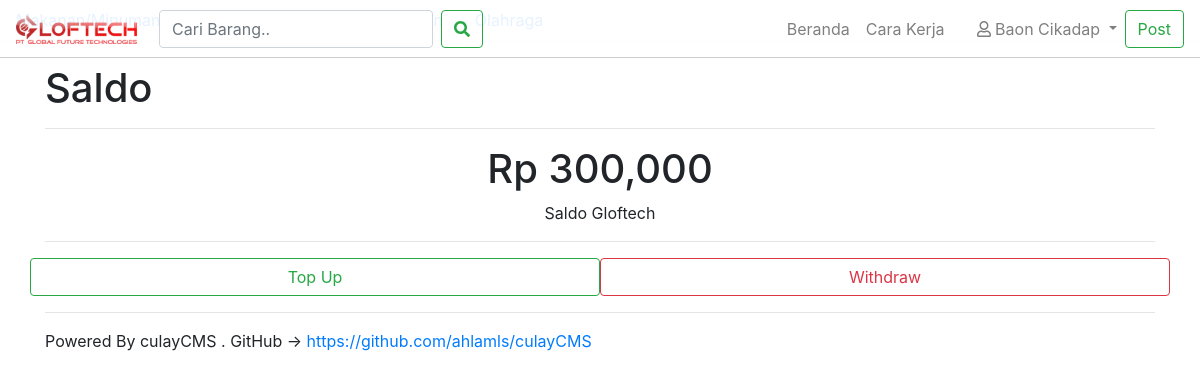
The page /saldo.php (signed in) on the database as committed earlier.
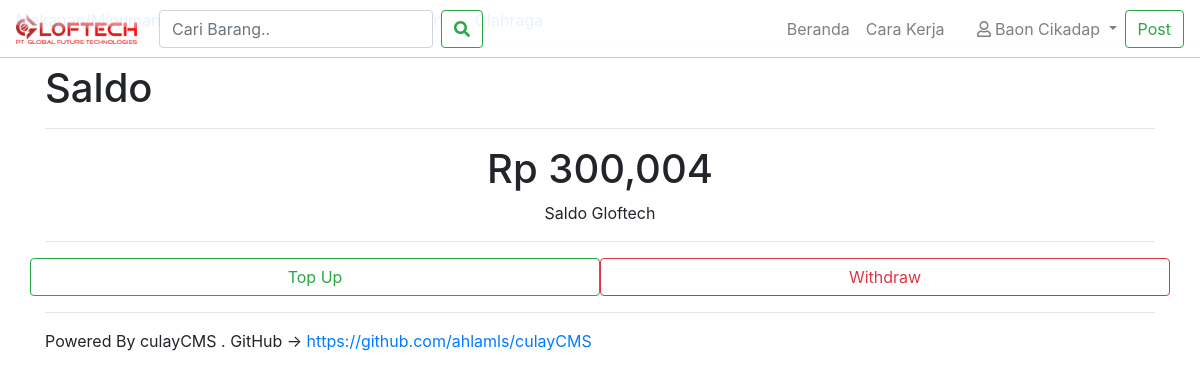
The same page on the database as committed later.
### tables this page shows
CREATE TABLE `user` (
  `id` int(11) NOT NULL,
  `username` text NOT NULL,
  `name` text NOT NULL,
  `email` text NOT NULL,
  `password` text NOT NULL,
  `saldo` int(11) NOT NULL
);

### session.php (called while the page is built, shortened)
<?php
if(!isset($_SESSION['uid'])){
  $login=FALSE;
}else {
  $uid = $_SESSION['uid'];
}
 ?>

### saldo.php (the view, shortened to what this page needs)
<?php
require_once "modular/header.php";
?>
<body class="bg-light">
<?php require_once "modular/navbar.php"?>
<main role="main" class="container">
<br>
  <h1 class="d-none d-lg-block d-md-block">Saldo</h1>
  <hr>
<center><h1>Rp <?php echo number_format($saldo)?></h1>
<p>Saldo Gloftech</p>
<hr>
<div class="row">
<button type="button" class="col-6 w-100 btn btn-outline-success" data-toggle="modal" data-target="#TopModal">Top Up</button>
<button type="button" class="col-6 w-100 btn btn-outline-danger" data-toggle="modal" data-target="#TopModal">Withdraw</button>
</div>
</center>
<hr>
Powered By culayCMS . GitHub -> <a href="https://github.com/ahlamls/culayCMS">https://github.com/ahlamls/culayCMS</a>
</main>
<?php
require_once "modular/footer.php" ?>

Rows that differ between the two databases and show on the page:
changed user: saldo "300,000" → "300,004"
